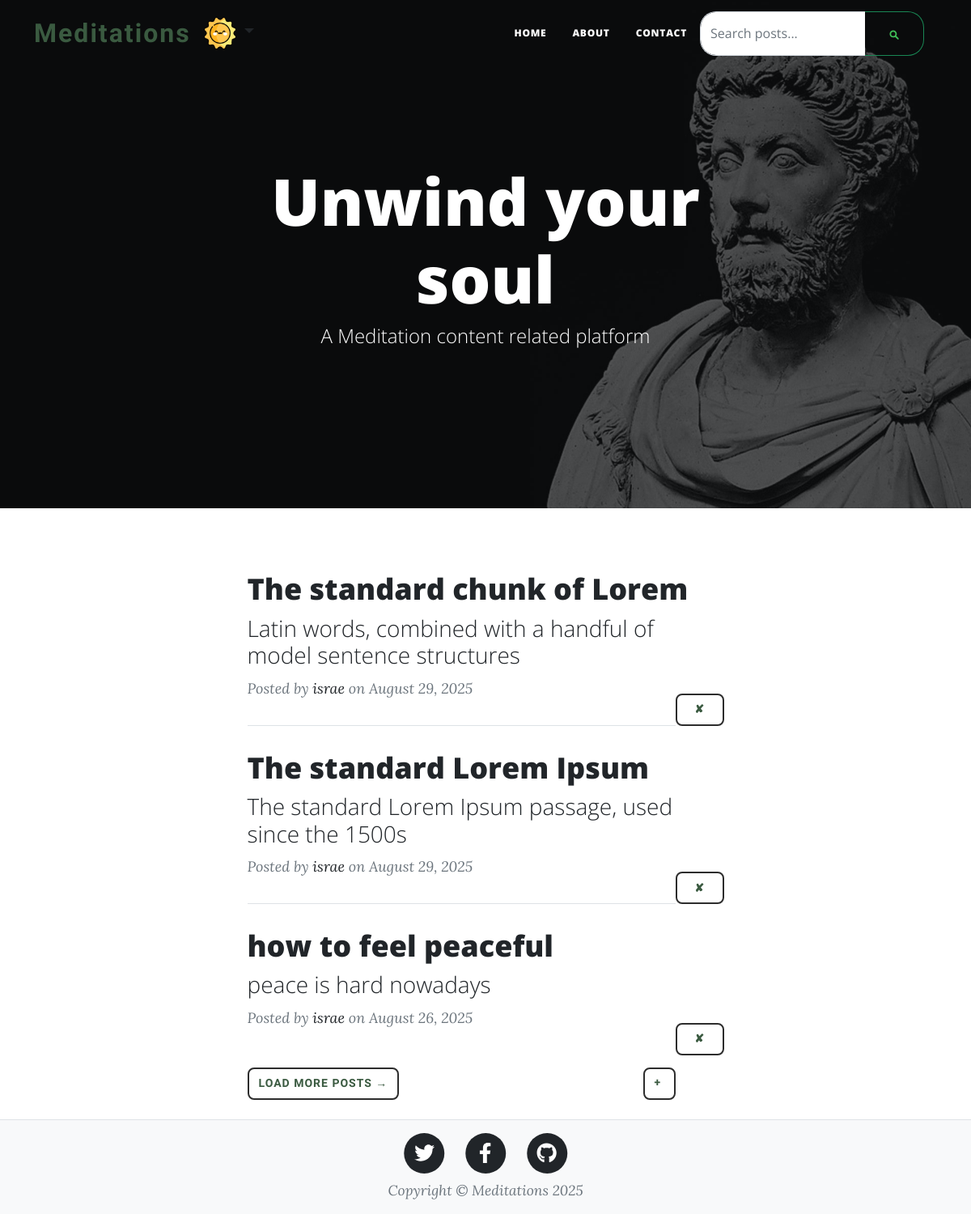
Screenshot of / (signed in) with the database file from the repository.
### server.py (models this page shows, shortened)
class User(UserMixin, db.Model):
    id: Mapped[int] = mapped_column(Integer, primary_key=True)
    email: Mapped[str] = mapped_column(String(100), unique=True)
    password: Mapped[str] = mapped_column(String(100))
    name: Mapped[str] = mapped_column(String(1000))
    role: Mapped[str] = mapped_column(String(20), default='regular', nullable=False)
    date_joined: Mapped[str] = mapped_column(String(100), default=None, nullable=True)
    profile_picture: Mapped[str] = mapped_column(String(100), default='default_profile.jpg', nullable=True)
    posts: Mapped[list['BlogPost']] = relationship(back_populates='author')
    comments: Mapped[list['Comment']] = relationship(back_populates='author')

class BlogPost(db.Model):
    id: Mapped[int] = mapped_column(Integer, primary_key=True)
    title: Mapped[str] = mapped_column(String(100), nullable=False)
    subtitle: Mapped[str] = mapped_column(String(100), nullable=False)
    body: Mapped[str] = mapped_column(String, nullable=False)
    author_id: Mapped[int] = mapped_column(ForeignKey("user.id"), nullable=True)  # Nullable for migration
    date: Mapped[str] = mapped_column(String(100), nullable=False)
    author: Mapped['User'] = relationship(back_populates='posts')
    comments: Mapped[list['Comment']] = relationship(back_populates='post', cascade='all, delete-orphan')
    def to_dict(self):
        result = {column.name: getattr(self, column.name) for column in self.__table__.columns}
        if hasattr(self, 'author') and self.author:
            result['author'] = self.author.name
        elif 'author' in result and isinstance(result['author'], str):
            pass
        else:
            result['author'] = 'Unknown'
        return result

### server.py (the view)
@app.route('/')
def home():
    is_first_time = session.pop('first_time_user', False)
    initial_posts = get_blog_posts()
    return render_template('index.html',
                         posts=initial_posts,
                         page_title="Unwind your soul",
                         page_subtitle="A Meditation content related platform",
                         page_background_type="image",
                         page_background_image=url_for('static', filename='background.jpg'),
                         year=get_current_year(),
                         is_first_time_user=is_first_time)

### server.py (called while the page is built)
@login_manager.user_loader
def load_user(user_id):
    return User.query.get(int(user_id))

def get_current_year():
    return date.today().year

@app.context_processor
def inject_current_year():
    return {'get_current_year': get_current_year}

def get_blog_posts():
    try:
        blog_posts = db.session.execute(db.select(BlogPost).order_by(BlogPost.date.desc()).limit(3)).scalars().all()
        return [post.to_dict() for post in blog_posts]
    except (requests.RequestException, requests.HTTPError, ValueError, FileNotFoundError):
        return []

### templates/index.html (shortened to what this page needs)
{% extends "base.html" %}
{% block content %}
<body data-initial-post-count="{% if posts %}{{ posts|length }}{% else %}0{% endif %}">
<div class="container px-4 px-lg-5">
    <div class="row gx-4 gx-lg-5 justify-content-center">
        <div class="col-md-10 col-lg-8 col-xl-7">
            <div id="posts-container">
                {% if posts %}
                {% for post in posts %}
                <div class="post-preview">
                    <a href="/post/{{ post.id }}">
                        <h2 class="post-title">{{ post.title }}</h2>
                        {% if post.subtitle %}
                        <h3 class="post-subtitle">{{ post.subtitle }}</h3>
                        {% endif %}
                        {% if current_user.role == 'admin' %}
                        <form method="POST" action="{{ url_for('delete_post', id=post.id) }}" style="display: inline;">
                            <button type="submit" class="btn-medieval-primary btn-sm text-uppercase"
                                    onclick="return confirm('Are you sure you want to delete this post?')"
                                    style="font-size: 1.2rem; width: 60px; height: 40px; margin-top: 20px; margin-bottom: 20px; float: right;">✘</button>
                        </form>
                        {% endif %}
                    </a>
                    <p class="post-meta">
                        Posted by
                        <a href="#!">{{ post.author if post.author else "Meditations" }}</a>
                        on {{ post.date if post.date else "Unknown Date" }}
                    </p>
                </div>
                {% if not loop.last %}
                <hr class="my-4" />
                {% endif %}
                {% endfor %}
                {% else %}
                <h2>No posts found</h2>
                {% endif %}
            </div>
            <div class="d-flex justify-content-between mb-4 mt-5">
                <button id="load-more-btn" class="btn-medieval-primary btn-sm text-uppercase" style="padding: 8px 16px;">Load More Posts →</button>
                {% if current_user.role == 'admin' %}
                <a class="btn-medieval-primary btn-sm text-uppercase" href="{{ url_for('add_post') }}" style="font-size: 1.2rem; width: 40px; height: 40px; border-radius: 50%; display: flex; align-items: center; justify-content: center;">+</a>
                {% endif %}
            </div>
        </div>
    </div>
</div>
{% endblock %}

### templates/base.html (shortened to what this page needs)
<!DOCTYPE html>
<html lang="en">
    <head>
        <link rel="stylesheet" href="{{ url_for('static', filename='styles.css') }}">
    </head>
    <body class="d-flex flex-column min-vh-100">
        {% include 'header.html' %}
        <main class="flex-grow-1">
            {% block content %}{% endblock %}
        </main>
        {% include 'footer.html' %}
        {% set _ = get_flashed_messages() %}
    </body>
</html>

### templates/header.html (shortened to what this page needs)
<!DOCTYPE html>
<html lang="en">
<head>
</head>
<body>
    <nav class="navbar navbar-expand-lg navbar-light" id="mainNav">
        <div class="container">
            <a class="navbar-brand medieval-brand" href="{{ url_for('home') }}">Meditations</a>
            <div class="d-flex align-items-center">
                {% if current_user.is_authenticated %}
                <div class="dropdown me-3">
                    <a class="nav-link dropdown-toggle" href="#" role="button" id="profileDropdown" data-bs-toggle="dropdown" aria-expanded="false" style="border: none; padding: 0;">
                        <img src="{{ url_for('static', filename=current_user.profile_picture or 'default_profile.jpg') }}" alt="Profile" style="width: 40px; height: 40px; border-radius: 50%; object-fit: cover;">
                    </a>
                </div>
                {% endif %}
            </div>
            <div class="collapse navbar-collapse" id="navbarResponsive">
                <ul class="navbar-nav ms-auto py-4 py-lg-0">
                    <li class="nav-item"><a class="nav-link px-lg-3 py-3 py-lg-4" href="{{ url_for('home') }}">Home</a></li>
                    <li class="nav-item"><a class="nav-link px-lg-3 py-3 py-lg-4" href="{{ url_for('about') }}">About</a></li>
                    <li class="nav-item"><a class="nav-link px-lg-3 py-3 py-lg-4" href="{{ url_for('contact') }}">Contact</a></li>
                </ul>
                <div class="position-relative me-3">
                    <form class="d-flex" onsubmit="return performSearch()">
                        <input id="searchInput" class="form-control" type="search" placeholder="Search posts..."
                               style="border-radius: 20px 0 0 20px; border-right: none; min-width: 180px;"
                               oninput="getSuggestions()" onblur="setTimeout(() => hideSuggestions(), 500)">
                        <button class="btn btn-outline-success" type="submit"
                                style="border-radius: 0 20px 20px 0; border-left: none;">
                        </button>
                    </form>
                </div>
            </div>
        </div>
    </nav>
    {% if show_header is not defined or show_header %}
    {% set background_type = page_background_type or 'image' %}
    {% if background_type == 'black' %}
        <header class="masthead" style="background: linear-gradient(135deg, #1a1a1a 0%, #000000 50%, #000000 100%); min-height: 50vh;">
    {% elif background_type == 'image' or background_type == 'custom' %}
        <header class="masthead" style="background-image: url('{{ page_background_image }}'); min-height: 50vh;">
    {% else %}
        <header class="masthead" style="background: linear-gradient(135deg, #1a1a1a 0%, #000000 50%, #000000 100%); min-height: 50vh;">
    {% endif %}
        <div class="container position-relative px-4 px-lg-5">
            <div class="row gx-4 gx-lg-5 justify-content-center">
                <div class="col-md-10 col-lg-8 col-xl-7">
                    {% if page_meta %}
                    <div class="post-heading">
                        <h1>{{ page_title or 'Post Title' }}</h1>
                        <h2 class="subheading">{{ page_subtitle or 'Post Subtitle' }}</h2>
                        <span class="meta">{{ page_meta }}</span>
                    </div>
                    {% else %}
                    <div class="site-heading">
                        <h1>{{ page_title or 'Page Title' }}</h1>
                        <span class="subheading">{{ page_subtitle or 'Page Subtitle' }}</span>
                    </div>
                    {% endif %}
                </div>
            </div>
        </div>
    </header>
    {% endif %}
</body>
</html>

### templates/footer.html
<footer class="border-top bg-light mt-auto py-3">
    <div class="container px-4 px-lg-5">
        <div class="row gx-4 gx-lg-5 justify-content-center align-items-center">
            <div class="col-md-10 col-lg-8 col-xl-7">
                <ul class="list-inline text-center mb-2">
                    <li class="list-inline-item">
                        <a href="https://twitter.com" target="_blank" class="text-decoration-none">
                            <span class="fa-stack fa-lg">
                                <i class="fas fa-circle fa-stack-2x text-dark"></i>
                                <i class="fab fa-twitter fa-stack-1x fa-inverse"></i>
                            </span>
                        </a>
                    </li>
                    <li class="list-inline-item">
                        <a href="https://facebook.com" target="_blank" class="text-decoration-none">
                            <span class="fa-stack fa-lg">
                                <i class="fas fa-circle fa-stack-2x text-dark"></i>
                                <i class="fab fa-facebook-f fa-stack-1x fa-inverse"></i>
                            </span>
                        </a>
                    </li>
                    <li class="list-inline-item">
                        <a href="https://github.com" target="_blank" class="text-decoration-none">
                            <span class="fa-stack fa-lg">
                                <i class="fas fa-circle fa-stack-2x text-dark"></i>
                                <i class="fab fa-github fa-stack-1x fa-inverse"></i>
                            </span>
                        </a>
                    </li>
                </ul>
                <div class="small text-center text-muted fst-italic">
                    Copyright &copy; Meditations {{ get_current_year() }}
                </div>
            </div>
        </div>
    </div>
</footer>

### rows the page displays
User: profile_picture (picture), role "admin" (drawn), name "israe" "israe" "israe"
BlogPost: title "The standard chunk of Lorem", subtitle "Latin words, combined with a handful of model sentence structures", date "August 29, 2025"
BlogPost: title "The standard Lorem Ipsum", subtitle "The standard Lorem Ipsum passage, used since the 1500s", date "August 29, 2025"
BlogPost: title "how to feel peaceful", subtitle "peace is hard nowadays", date "August 26, 2025"

### other values shown
{{ page_title or 'Page Title' }} "Unwind your soul"
{{ page_subtitle or 'Page Subtitle' }} "A Meditation content related platform"
{{ get_current_year() }} "2025"
